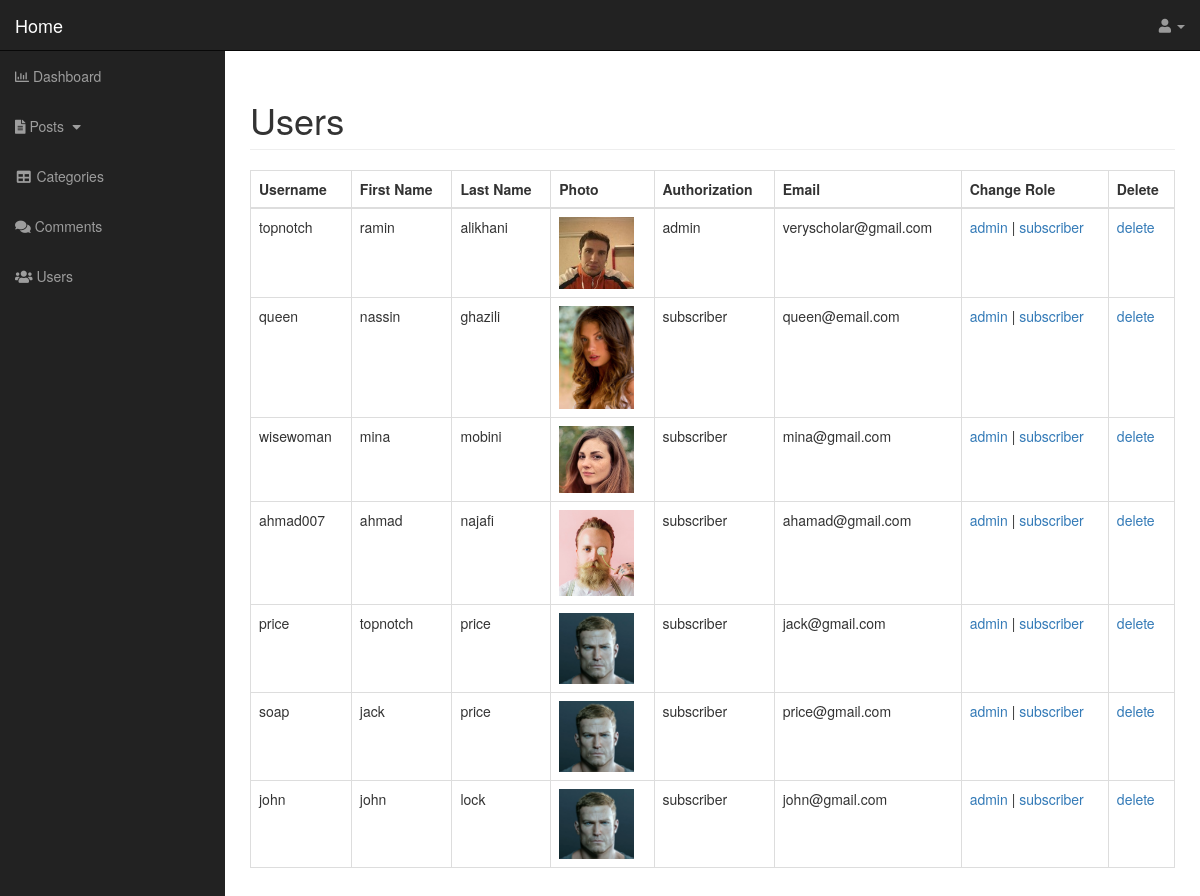
/admin/users.php, run on the app's committed database.
### tables this page shows
CREATE TABLE `users` (
  `username` char(255) NOT NULL,
  `password` char(255) NOT NULL,
  `user_firstname` char(255) NOT NULL,
  `user_lastname` char(255) NOT NULL,
  `user_photo` char(255) NOT NULL,
  `user_id` int(5) NOT NULL,
  `role` char(255) NOT NULL DEFAULT 'subscriber',
  `email` char(255) NOT NULL
);

### admin/users.php (the view, shortened to what this page needs)
<?php include 'includes/header.php'; ?>
<div id="wrapper">
    <div id="page-wrapper">
        <?php include 'includes/navigation.php'; ?>
        <div class="container-fluid">
            <div class="row">
                <div class="col-lg-12">
                    <h1 class="page-header">
                        Users
                    </h1>
                    <table class="table table-bordered table-hover">
                        <thead>
                            <tr>
                                <th>Username</th>
                                <th>First Name</th>
                                <th>Last Name</th>
                                <th>Photo</th>
                                <th>Authorization</th>
                                <th>Email</th>
                                <th>Change Role</th>
                                <th>Delete</th>
                            </tr>
                        </thead>
                        <tbody>
                        <?php
                            $query = "SELECT * FROM users";
                            $result = mysqli_query($connection, $query) or die(mysqli_error($connection));
                            while($row = mysqli_fetch_assoc($result)){
                                $user_id = $row['user_id'];
                                $username = $row['username'];
                                $firstname = $row['user_firstname'];
                                $lastname = $row['user_lastname'];
                                $user_photo = $row['user_photo'];
                                $role = $row['role'];
                                $email = $row['email'];
                                echo "<tr>";
                                echo "<td>$username</td>";
                                echo "<td>$firstname</td>";
                                echo "<td>$lastname</td>";
                                echo "<td><img src='img/$user_photo' alt='' width='75px'></td>";
                                echo "<td>$role</td>";
                                echo "<td>$email</td>";
                                echo "<td><a href='users.php?admin=$user_id'>admin</a> | <a href='users.php?subscriber=$user_id'>subscriber</a></td>";
                                echo "<td><a href='users.php?delete=$user_id&user_photo=$user_photo'>delete</a></td>";
                                echo "</tr>";
                            }
                        ?>
                        </tbody>
                    </table>
                </div>
            </div>
        </div>
    </div>
</div>
</body>
</html>

### admin/css/sb-admin.css (style rules this page uses)
body { margin-top: 100px; background-color: #222; }
@media (min-width:768px) { body { margin-top: 50px; } }
#wrapper { padding-left: 0; }
#page-wrapper { width: 100%; padding: 0; background-color: #fff; }
@media (min-width:768px) { #wrapper { padding-left: 225px; } }
@media (min-width:768px) { #page-wrapper { padding: 10px; } }

### data on the page
users: username "topnotch", user_firstname "ramin", user_lastname "alikhani", user_photo (picture), role "admin", email "veryscholar@gmail.com"
users: username "queen", user_firstname "nassin", user_lastname "ghazili", user_photo (picture), role "subscriber", email "queen@email.com"
users: username "wisewoman", user_firstname "mina", user_lastname "mobini", user_photo (picture), role "subscriber", email "mina@gmail.com"
users: username "ahmad007", user_firstname "ahmad", user_lastname "najafi", user_photo (picture), role "subscriber", email "ahamad@gmail.com"
users: username "price", user_firstname "topnotch", user_lastname "price", user_photo (picture), role "subscriber", email "jack@gmail.com"
users: username "soap", user_firstname "jack", user_lastname "price", user_photo (picture), role "subscriber", email "price@gmail.com"
users: username "john", user_firstname "john", user_lastname "lock", user_photo (picture), role "subscriber", email "john@gmail.com"
